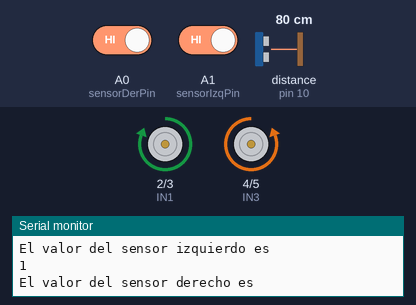
The sketch below on a simulated Arduino Uno, built with avr-gcc and run on an emulated ATmega328P. Parts: motor-driver pin pairs drawn as motors (green arrow = first pin HIGH = forward, orange = second pin HIGH = backward, longer = more drive), the last lines printed to the serial monitor. The inputs (shaded band) are chosen by the test bench; at power-on: A0 (sensorDerPin) HIGH, distance to the obstacle (sensor on pin 10) 80 cm, A1 (sensorIzqPin) HIGH. The echo pulse lasts 58.3 µs per cm.

Above: at 1.2 s.
1.3 s: A0 (sensorDerPin) driven LOW
At 2.3 s:
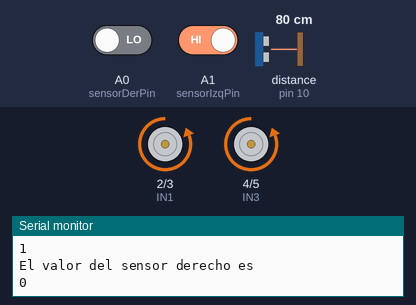
4.3 s: A0 (sensorDerPin) driven HIGH
At 6.2 s:
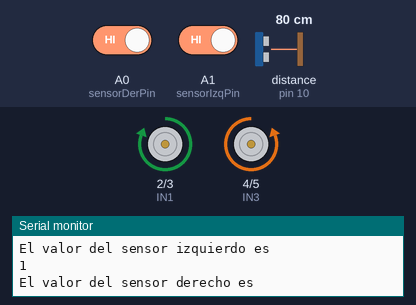
7.3 s: distance to the obstacle (sensor on pin 10) set to 45 cm
10.3 s: distance to the obstacle (sensor on pin 10) set to 38 cm
At 11.4 s:
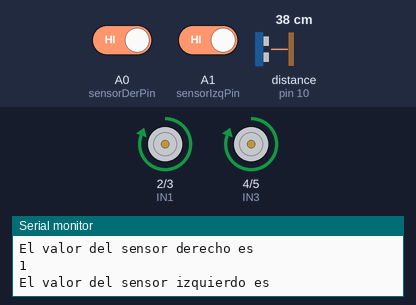
11.8 s: distance to the obstacle (sensor on pin 10) set to 60 cm
At 12.8 s:
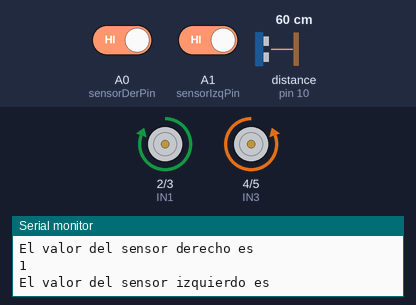
14.8 s: distance to the obstacle (sensor on pin 10) set to 2 cm
At 16.2 s:
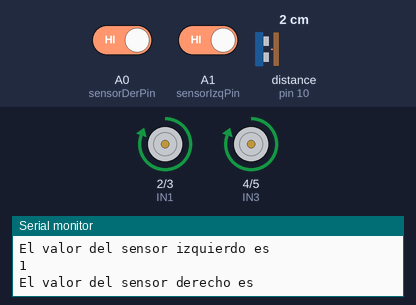
Timing chart, 0 to 17.8 s (numbered marks = the images above; inputs shaded):
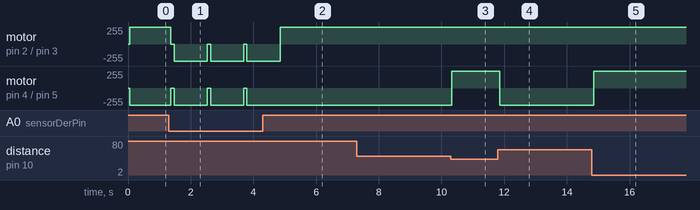

The sketch:

Robot_Obstaculos.ino
```cpp
#include <NewPing.h>

// Definición de variables y constantes relacionadas con el motor derecho,
const int IN1 = 2;
const int IN2 = 3;

// Definición de variables y constantes relacionadas con el motor izquierdo
const int IN3 = 4;
const int IN4 = 5;

//ENA y ENB deberían estar en 120

// Definicion de variables y constantes relacionadas con el sensor de ultrasonido
const int trigger = 9;
const int echo = 10;
const int dist = 40;
NewPing sonar(trigger, echo, dist); //Se inicia el sensor de ultrasonidos
int cm;           //Variable para medir la distancia con el sensor de ultrasonidos
unsigned int uS;  //Variable para medir la distancia con el sensor de ultrasonidos

// Definición de variables y constantes relacionadas con los sensores IR
int lecturaSensorIzq; // Almacena el valor de la lectura del sensor izquierdo
int lecturaSensorDer; // Almacena el valor de la lectura del sensor derecho
const int sensorIzqPin = A1; // El sensor izq irá conectado al pin analógico A0
const int sensorDerPin = A0           ; // El sensor derecho irá conectado al pin analógico A1

void setup()
{
  // Se declaran todos los pines como salidas
  // Pines asociados a los motores
  pinMode (IN1, OUTPUT);
  pinMode (IN2, OUTPUT);
  pinMode (IN3, OUTPUT);
  pinMode (IN4, OUTPUT);
  //Pines de los sensores IR
  pinMode( sensorIzqPin  , INPUT) ;
  pinMode( sensorDerPin  , INPUT) ;
  //Pines del sensor de ultrasonido
  pinMode(trigger,OUTPUT);
  pinMode(echo,INPUT);

  Serial.begin(9600); // Se inicia el puerto de comunicaciones en serie
  Serial.println("ROBOT PREPARADO...");
}

void loop()
{
  delay(50);      //Hacemos una pequeña pausa para estabilizar el programa
  lecturaSensores(); // Se lee el valor de los sensores IR
  // Se analiza el resultado de los sensores para hacer que el robot siga en el campo

  // Si el resultado de ambos sensores es 0 (zona blanca) el robot sigue se para
  if(lecturaSensorIzq == 0 || lecturaSensorDer == 0) {
    Evasion();
  }
  // Si ambos sensores retornan 0 (zona negra) el robot busca un obstáculo
  if (lecturaSensorIzq == 1 && lecturaSensorDer == 1) {
    if (cm != 0) {
      robotAvance();
    } else {
    robotDerecha(); // El robot avanza
   }
  }
}
/*
  Función lecturaSensorIR: leerá el valor del sensor de infrarrojos TCRT5000
  y lo almacena en una variable. Dicho sensor retornará el valor 0 (LOW) si
  el sensor está en zona blanca y el valor 1 (HIGH) si el sensor está en zona
  negra.
*/
void lecturaSensores()
{
  lecturaSensorIzq = digitalRead(sensorIzqPin); // Almacena la lectura del sensor izquierdo
  lecturaSensorDer = digitalRead(sensorDerPin); // Almacena la lectura del sensor derecho

  Serial.println("El valor del sensor izquierdo es ");
  Serial.println(lecturaSensorIzq);

  Serial.println("El valor del sensor derecho es ");
  Serial.println(lecturaSensorDer);

  uS = sonar.ping();
  cm = sonar.convert_cm(uS);


}
/*
  Función robotAvance: esta función hará que ambos motores se activen a máxima potencia
  por lo que el robot avanzará hacia delante
*/
void robotAvance()
{
  // Motor izquierdo
  // Al mantener un pin HIGH y el otro LOW el motor gira en un sentido
  digitalWrite (IN1, HIGH);
  digitalWrite (IN2, LOW);

  // Motor derecho
  // Al mantener un pin HIGH y el otro LOW el motor gira en un sentido
  digitalWrite (IN3, HIGH);
  digitalWrite (IN4, LOW);
}
/*
  Función robotRetroceso: esta función hará que ambos motores se activen a máxima potencia
  en sentido contrario al anterior por lo que el robot avanzará hacia atrás
*/
void robotRetroceso()
{
  // Motor izquierdo
  // Al mantener un pin LOW y el otro HIGH el motor gira en sentido contrario al anterior
  digitalWrite (IN1, LOW);
  digitalWrite (IN2, HIGH);

  // Motor derecho
  // Al mantener un pin LOW y el otro HIGH el motor gira en sentido contrario al anterior
  digitalWrite (IN3, LOW);
  digitalWrite (IN4, HIGH);
}

/*
  Función robotDerecha: esta función acccionará el motor izquierdo y parará el derecho
  por lo que el coche girará hacia la derecha (sentido horario)
*/
void robotDerecha()
{
  //  Motor izquierdo
  // Se activa el motor izquierdo
  digitalWrite (IN1, HIGH);
  digitalWrite (IN2, LOW);

  // Motor derecho
  // Se para el motor derecho
  digitalWrite (IN3, LOW);
  digitalWrite (IN4, HIGH);

}
/*
  Función robotIzquierda: esta función acccionará el motor derecho y parará el izquierdo
  por lo que el coche girará hacia la izquierda (sentido antihorario)
*/
void robotIzquierda ()
{
   //  Motor izquierdo
  // Se para el motor izquierdo
  digitalWrite (IN1, LOW);
  digitalWrite (IN2, HIGH);

  // Motor derecho
  // Se activa el motor derecho
  digitalWrite (IN3, HIGH);
  digitalWrite (IN4, LOW);
}
/*
  Función robotParar: esta función parará ambos motores
  por lo que el robot se parará.
*/
void robotParar()
{
  // Motor izquierdo
  // Se para el motor izquierdo
  digitalWrite (IN1, LOW);
  digitalWrite (IN2, LOW);

  // Motor derecho
  // Se para el motor derecho
  digitalWrite (IN3, LOW);
  digitalWrite (IN4, LOW);

}

void Evasion() {
  robotParar();
  delay(100);
  robotRetroceso();
  delay(1000);
}
```

Measured:
- the behaviour switches between 41 and 40 cm on distance to the obstacle (sensor on pin 10) (found by bisection; images 2 and 3)
- after the input at 1.3 s, motor on pin 2 (IN1) / pin 3 (IN2), motor on pin 4 (IN3) / pin 5 (IN4): alternates backward 255/255 for 1.1 s and stopped for 0.10 s, starting after 0.07 s
- after the input at 4.3 s, motor on pin 4 (IN3) / pin 5 (IN4): stops changing and stays backward 255/255
- after the input at 10.3 s, motor on pin 4 (IN3) / pin 5 (IN4): backward 255/255 → forward 255/255 at once
- after the input at 11.8 s, motor on pin 4 (IN3) / pin 5 (IN4): forward 255/255 → backward 255/255 after 0.06 s
- after the input at 14.8 s, motor on pin 4 (IN3) / pin 5 (IN4): backward 255/255 → forward 255/255 after 0.06 s
